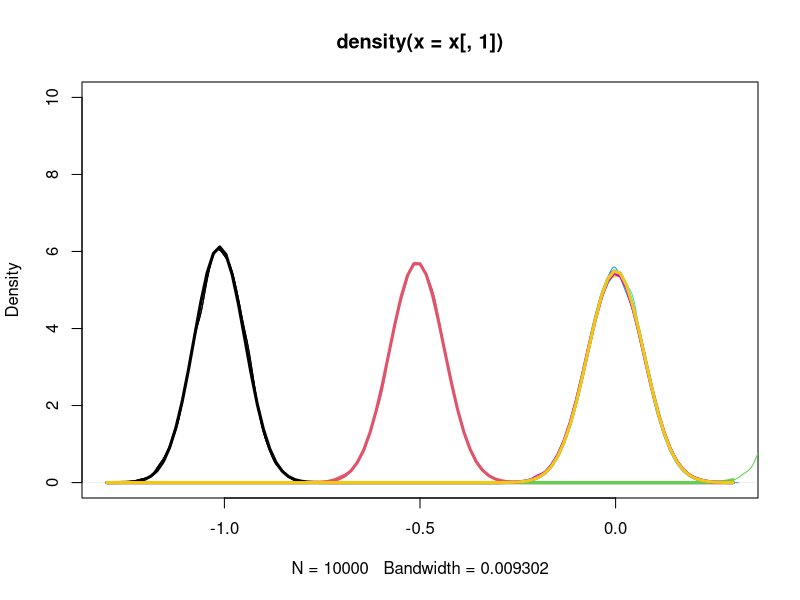

R code for this plot:
get.a.star = function(n, test.mu, size = 1000, p = 6, mu, sig2){
    require(MASS)
    out = matrix(0, n, p)
    if (missing(mu))
        mu = rep(0, p)
    if (missing(sig2))
        sig2 = diag(p)
    for (i in 1:n){
        x = mvrnorm(size, mu, sig2)

        # discriminant function
        xbar = apply(x, 2, mean)
        S = var(x)
        a = solve(S) %*% (xbar - test.mu)

        out[i,] = diag(sqrt(diag(S))) %*% a
        }
    return (out)
    }

n = 10000
size = 500
p = 7
test.mu = c(1, 0.5, -0.5, 0, 0, 0, 0)
mu = rep(0, p)
sig2 = diag(p)
x = get.a.star(n, test.mu, size, p, mu, sig2)


plot(density(x[,1]), ylim=c(0, 10), xlim=c(-1.3, .3))
for (i in 1:ncol(x))
    points(density(x[,i]), type='l', col=i)

(ms = apply(x, 2, mean))
(ss = apply(x, 2, sd))

for (i in 1:ncol(x))
    curve(dnorm(x, ms[i], ss[i]), add = TRUE, lwd=3, col=i)

